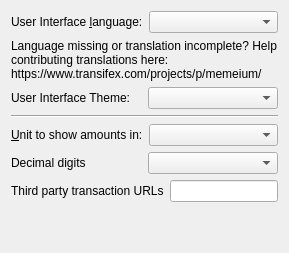
                    <widget class="QWidget" name="tabDisplay">
                        <attribute name="title">
                            <string>&amp;Display</string>
                        </attribute>
                        <layout class="QVBoxLayout" name="verticalLayout_Display">
                            <item>
                                <layout class="QHBoxLayout" name="horizontalLayout_1_Display">
                                    <item>
                                        <widget class="QLabel" name="langLabel">
                                            <property name="text">
                                                <string>User Interface &amp;language:</string>
                                            </property>
                                            <property name="textFormat">
                                                <enum>Qt::PlainText</enum>
                                            </property>
                                            <property name="buddy">
                                                <cstring>lang</cstring>
                                            </property>
                                        </widget>
                                    </item>
                                    <item>
                                        <widget class="QValueComboBox" name="lang">
                                            <property name="toolTip">
                                                <string>The user interface language can be set here. This setting will take effect after restarting %1.</string>
                                            </property>
                                        </widget>
                                    </item>
                                </layout>
                            </item>
                            <item>
                                <widget class="QLabel" name="label_3">
                                    <property name="toolTip">
                                        <string notr="true"/>
                                    </property>
                                    <property name="statusTip">
                                        <string notr="true"/>
                                    </property>
                                    <property name="whatsThis">
                                        <string notr="true"/>
                                    </property>
                                    <property name="accessibleName">
                                        <string notr="true"/>
                                    </property>
                                    <property name="text">
                                        <string>Language missing or translation incomplete? Help contributing translations here:
https://www.transifex.com/projects/p/memeium/</string>
                                    </property>
                                    <property name="wordWrap">
                                        <bool>true</bool>
                                    </property>
                                    <property name="openExternalLinks">
                                        <bool>true</bool>
                                    </property>
                                    <property name="textInteractionFlags">
                                        <set>Qt::TextBrowserInteraction</set>
                                    </property>
                                </widget>
                            </item>
                            <item>
                                <layout class="QHBoxLayout" name="horizontalLayout_4_Display" stretch="0,0">
                                    <item>
                                        <widget class="QLabel" name="themeLabel">
                                            <property name="text">
                                                <string>User Interface Theme:</string>
                                            </property>
                                        </widget>
                                    </item>
                                    <item>
                                        <widget class="QValueComboBox" name="theme"/>
                                    </item>
                                </layout>
                            </item>
                            <item>
                                <widget class="Line" name="line">
                                    <property name="orientation">
                                        <enum>Qt::Horizontal</enum>
                                    </property>
                                </widget>
                            </item>
                            <item>
                                <layout class="QHBoxLayout" name="horizontalLayout_2_Display">
                                    <item>
                                        <widget class="QLabel" name="unitLabel">
                                            <property name="text">
                                                <string>&amp;Unit to show amounts in:</string>
                                            </property>
                                            <property name="textFormat">
                                                <enum>Qt::PlainText</enum>
                                            </property>
                                            <property name="buddy">
                                                <cstring>unit</cstring>
                                            </property>
                                        </widget>
                                    </item>
                                    <item>
                                        <widget class="QValueComboBox" name="unit">
                                            <property name="toolTip">
                                                <string>Choose the default subdivision unit to show in the interface and when sending coins.</string>
                                            </property>
                                        </widget>
                                    </item>
                                </layout>
                            </item>
                            <item>
                                <layout class="QHBoxLayout" name="horizontalLayout_5_Display">
                                    <item>
                                        <widget class="QLabel" name="digitsLabel">
                                            <property name="text">
                                                <string>Decimal digits</string>
                                            </property>
                                        </widget>
                                    </item>
                                    <item>
                                        <widget class="QValueComboBox" name="digits"/>
                                    </item>
                                </layout>
                            </item>
                            <item>
                                <layout class="QHBoxLayout" name="horizontalLayout_3_Display">
                                    <item>
                                        <widget class="QLabel" name="thirdPartyTxUrlsLabel">
                                            <property name="toolTip">
                                                <string>Third party URLs (e.g. a block explorer) that appear in the transactions tab as context menu items.&lt;br/&gt;%s in the URL is replaced by transaction hash. Multiple URLs are separated by vertical bar |.</string>
                                            </property>
                                            <property name="text">
                                                <string>Third party transaction URLs</string>
                                            </property>
                                            <property name="buddy">
                                                <cstring>thirdPartyTxUrls</cstring>
                                            </property>
                                        </widget>
                                    </item>
                                    <item>
                                        <widget class="QLineEdit" name="thirdPartyTxUrls">
                                            <property name="toolTip">
                                                <string>Third party URLs (e.g. a block explorer) that appear in the transactions tab as context menu items.&lt;br/&gt;%s in the URL is replaced by transaction hash. Multiple URLs are separated by vertical bar |.</string>
                                            </property>
                                        </widget>
                                    </item>
                                </layout>
                            </item>
                            <item>
                                <spacer name="verticalSpacer">
                                    <property name="orientation">
                                        <enum>Qt::Vertical</enum>
                                    </property>
                                    <property name="sizeHint" stdset="0">
                                        <size>
                                            <width>20</width>
                                            <height>40</height>
                                        </size>
                                    </property>
                                </spacer>
                            </item>
                        </layout>
                    </widget>
